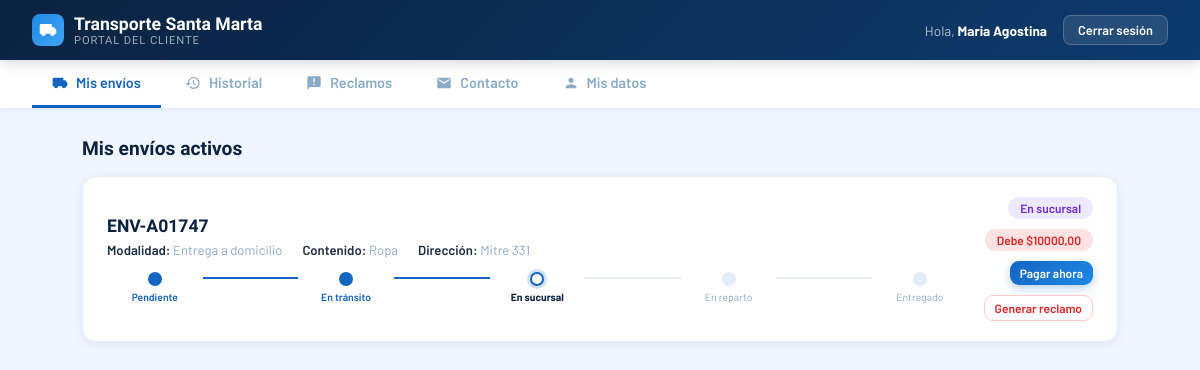
The app's page /cliente/dashboard/ (signed in), older data.
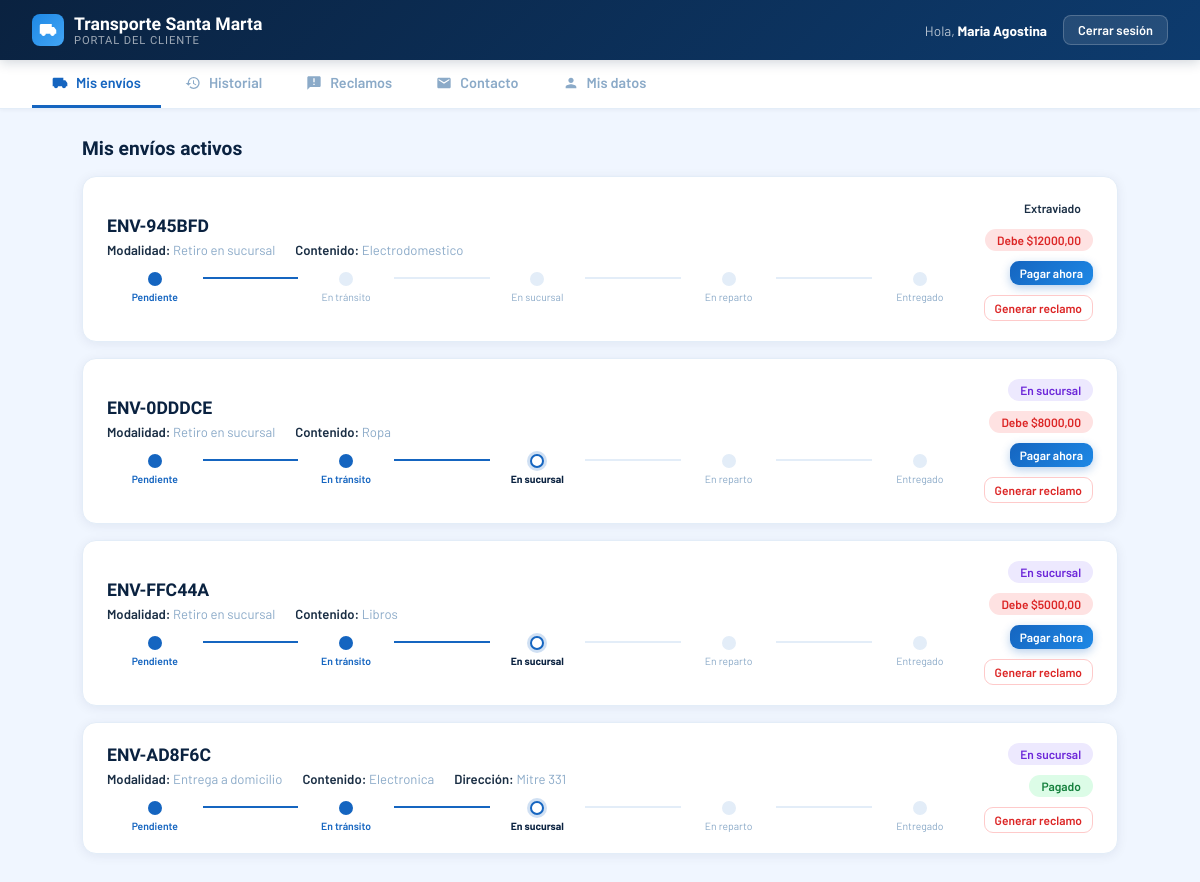
The same page, newer data.
### core/models.py (models this page shows, shortened)
class Envio(models.Model):
    ESTADO_CHOICES = [
        ('pendiente', 'Pendiente'),
        ('en_transito', 'En tránsito'),
        ('en_sucursal', 'En sucursal'),
        ('en_reparto', 'En reparto'),
        ('entregado', 'Entregado'),
        ('cancelado', 'Cancelado'),
        ('devuelto', 'Devuelto'),
        ('retenido', 'Retenido'),
        ('extraviado', 'Extraviado'),
    ]
    MODALIDAD_CHOICES = [
        ('domicilio', 'Entrega a domicilio'),
        ('sucursal', 'Retiro en sucursal'),
    ]
    ZONA_CHOICES = [
        ('norte', 'Norte'),
        ('sur', 'Sur'),
        ('este', 'Este'),
        ('oeste', 'Oeste'),
    ]
    codigo = models.CharField(max_length=20, unique=True, editable=False)
    destinatario = models.ForeignKey(Usuario, on_delete=models.PROTECT, related_name='envios')
    despacho = models.ForeignKey(Despacho, on_delete=models.SET_NULL, null=True, blank=True, related_name='envios')
    contenido = models.CharField(max_length=200)
    precio = models.DecimalField(max_digits=10, decimal_places=2)
    estado = models.CharField(max_length=20, choices=ESTADO_CHOICES, default='pendiente')
    modalidad = models.CharField(max_length=20, choices=MODALIDAD_CHOICES)
    direccion_entrega = models.CharField(max_length=200, blank=True)
    zona = models.CharField(max_length=10, choices=ZONA_CHOICES, blank=True)
    fecha_registro = models.DateTimeField(auto_now_add=True)
    fecha_actualizacion = models.DateTimeField(auto_now=True)
    fecha_recepcion = models.DateTimeField(null=True, blank=True)
    fecha_entrega = models.DateTimeField(null=True, blank=True)
    entregado_por = models.ForeignKey(
        Usuario, on_delete=models.SET_NULL, null=True, blank=True, related_name='entregas_realizadas'
    )
    lat = models.FloatField(null=True, blank=True)
    lon = models.FloatField(null=True, blank=True)
    notificado_demora = models.BooleanField(default=False)
    intentos_entrega = models.PositiveSmallIntegerField(default=0)
    ESTADOS_ACTIVOS = ['pendiente', 'en_transito', 'en_sucursal', 'en_reparto']
    UMBRAL_DEMORA_DIAS = 2
    MAX_INTENTOS_ENTREGA = 2
    @property
    def monto_pagado(self):
        return self.pagos.filter(anulado=False).aggregate(total=models.Sum('monto'))['total'] or 0
    @property
    def esta_pagado(self):
        return self.monto_pagado >= self.precio
    @property
    def saldo_pendiente(self):
        return max(self.precio - self.monto_pagado, 0)

### cliente/views.py (the view)
# urls.py: path('dashboard/', views.dashboard_view, name='admin_dashboard'),
@login_required
def dashboard_view(request):
    if request.user.rol != 'cliente':
        return redirect('inicio')
    return _render_dashboard(request)

### cliente/views.py (called while the page is built)
def _render_dashboard(request, **extra):
    envios = Envio.objects.filter(destinatario=request.user).order_by('-fecha_registro')
    contexto = {'envios': envios}
    contexto.update(extra)
    return render(request, 'cliente/dashboard.html', contexto)

### cliente/templates/cliente/dashboard.html (shortened to what the changed rows need)
<!DOCTYPE html>
<html lang="es">
<head>
</head>
<body>
<div class="content">
  <div id="tab-mis-envios">
    {% for envio in envios %}
      {% if envio.estado != 'entregado' and envio.estado != 'cancelado' %}
      <div class="envio-card">
        <div>
          <div class="envio-codigo">{{ envio.codigo }}</div>
          <div class="envio-info">
            <div class="envio-detail"><strong>Modalidad:</strong> {{ envio.get_modalidad_display }}</div>
            <div class="envio-detail"><strong>Contenido:</strong> {{ envio.contenido }}</div>
            {% if envio.direccion_entrega %}<div class="envio-detail"><strong>Dirección:</strong> {{ envio.direccion_entrega }}</div>{% endif %}
          </div>
          <div class="progress-bar" style="margin-top:14px;">
            <div class="step">
              <div class="step-dot {% if envio.estado == 'pendiente' %}current{% else %}done{% endif %}"></div>
              <div class="step-label {% if envio.estado == 'pendiente' %}current{% elif envio.estado != 'pendiente' %}done{% endif %}">Pendiente</div>
            </div>
            <div class="step-line {% if envio.estado != 'pendiente' %}done{% endif %}"></div>
            <div class="step">
              <div class="step-dot {% if envio.estado == 'en_transito' %}current{% elif envio.estado in 'en_sucursal,en_reparto,entregado' %}done{% endif %}"></div>
              <div class="step-label {% if envio.estado == 'en_transito' %}current{% elif envio.estado in 'en_sucursal,en_reparto,entregado' %}done{% endif %}">En tránsito</div>
            </div>
            <div class="step-line {% if envio.estado == 'en_sucursal' or envio.estado == 'en_reparto' or envio.estado == 'entregado' %}done{% endif %}"></div>
            <div class="step">
              <div class="step-dot {% if envio.estado == 'en_sucursal' %}current{% elif envio.estado == 'en_reparto' or envio.estado == 'entregado' %}done{% endif %}"></div>
              <div class="step-label {% if envio.estado == 'en_sucursal' %}current{% elif envio.estado == 'en_reparto' or envio.estado == 'entregado' %}done{% endif %}">En sucursal</div>
            </div>
            <div class="step-line {% if envio.estado == 'en_reparto' or envio.estado == 'entregado' %}done{% endif %}"></div>
            <div class="step">
              <div class="step-dot {% if envio.estado == 'en_reparto' %}current{% elif envio.estado == 'entregado' %}done{% endif %}"></div>
              <div class="step-label {% if envio.estado == 'en_reparto' %}current{% elif envio.estado == 'entregado' %}done{% endif %}">En reparto</div>
            </div>
            <div class="step-line {% if envio.estado == 'entregado' %}done{% endif %}"></div>
            <div class="step">
              <div class="step-dot {% if envio.estado == 'entregado' %}done{% endif %}"></div>
              <div class="step-label {% if envio.estado == 'entregado' %}done{% endif %}">Entregado</div>
            </div>
          </div>
        </div>
        <div class="envio-actions">
          <span class="badge badge-{{ envio.estado }}">{{ envio.get_estado_display }}</span>
          {% if envio.esta_pagado %}
          <span class="badge" style="background:#dcfce7;color:#15803d;">Pagado</span>
          {% else %}
          <span class="badge" style="background:#fee2e2;color:#dc2626;">Debe ${{ envio.saldo_pendiente }}</span>
          <button class="btn btn-primary" style="font-size:.75rem;padding:5px 10px;" onclick="abrirPago('{{ envio.id }}', '{{ envio.codigo }}', '{{ envio.saldo_pendiente }}')">Pagar ahora</button>
          {% endif %}
          <button class="btn btn-danger" style="font-size:.75rem;padding:5px 10px;" onclick="abrirReclamo('{{ envio.id }}', '{{ envio.codigo }}')">Generar reclamo</button>
        </div>
      </div>
      {% endif %}
    {% empty %}
      <div class="empty-state">
        <svg viewBox="0 0 24 24" fill="currentColor"><path d="M20 8h-3V4H3c-1.1 0-2 .9-2 2v11h2c0 1.66 1.34 3 3 3s3-1.34 3-3h6c0 1.66 1.34 3 3 3s3-1.34 3-3h2v-5l-3-4z"/></svg>
        <p>No tenés envíos activos en este momento.</p>
      </div>
    {% endfor %}
  </div>
</div>
</body>
</html>

Row changes from the older to the newer data that the page shows:
no longer on this page (row edited): Envio: codigo "ENV-A01747", modalidad "Entrega a domicilio", contenido "Ropa", direccion_entrega "Mitre 331", estado "En sucursal", saldo_pendiente "10000,00"
added Envio: codigo "ENV-945BFD", modalidad "Retiro en sucursal", contenido "Electrodomestico", estado "Extraviado", saldo_pendiente "12000,00"
added Envio: codigo "ENV-0DDDCE", modalidad "Retiro en sucursal", contenido "Ropa", estado "En sucursal", saldo_pendiente "8000,00"
added Envio: codigo "ENV-FFC44A", modalidad "Retiro en sucursal", contenido "Libros", estado "En sucursal", saldo_pendiente "5000,00"
added Envio: codigo "ENV-AD8F6C", modalidad "Entrega a domicilio", contenido "Electronica", direccion_entrega "Mitre 331", estado "En sucursal", precio "Pagado"
